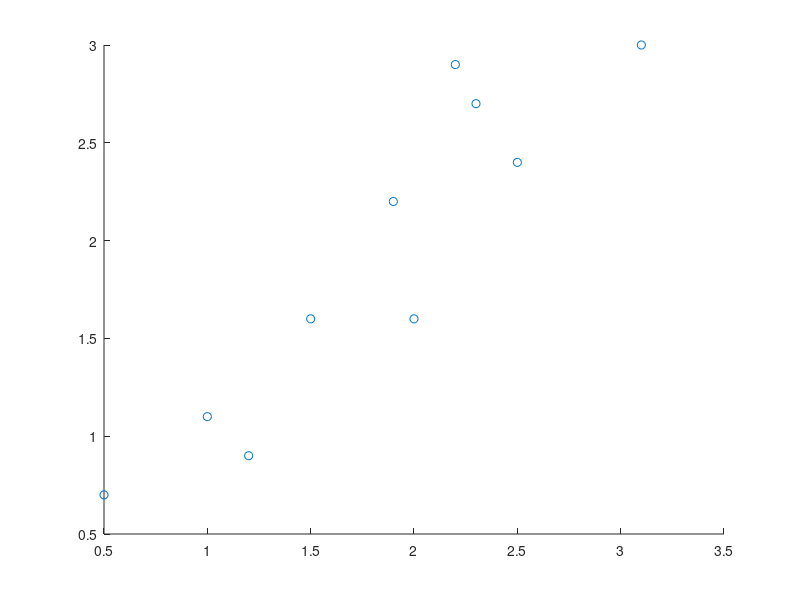

Write the MATLAB code that produced this figure.
X=[2.5,0.5,2.2,1.9,3.1,2.3,2.0,1.0,1.5,1.2;2.4,0.7,2.9,2.2,3.0,2.7,1.6,1.1,1.6,0.9];
scatter(X(1,:),X(2,:))
X=X';
for i=1:2
    X(:,i)=(X(:,i)-mean(X(:,i))) / std(X(:,i));
end
Sigma=X'*X/9;
[eig_vec,eig_val]=eig(Sigma);
alpha=eig_vec(:,2);
Y=X*alpha;
recover_X=Y*alpha';